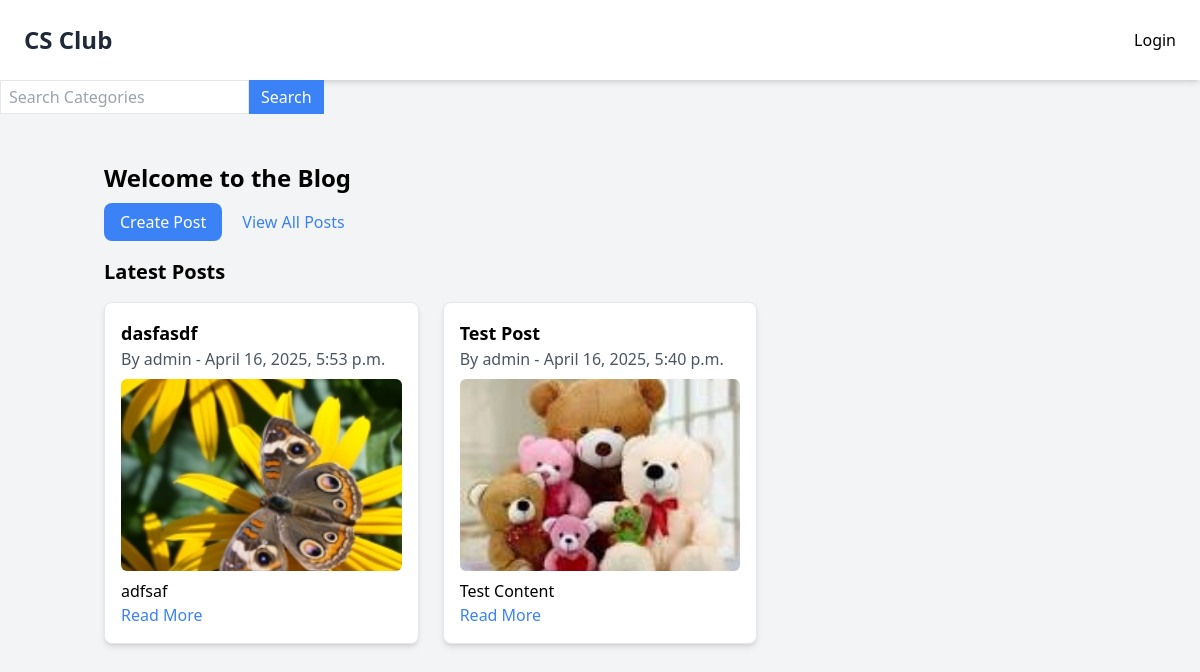
Before: / with the older database file.
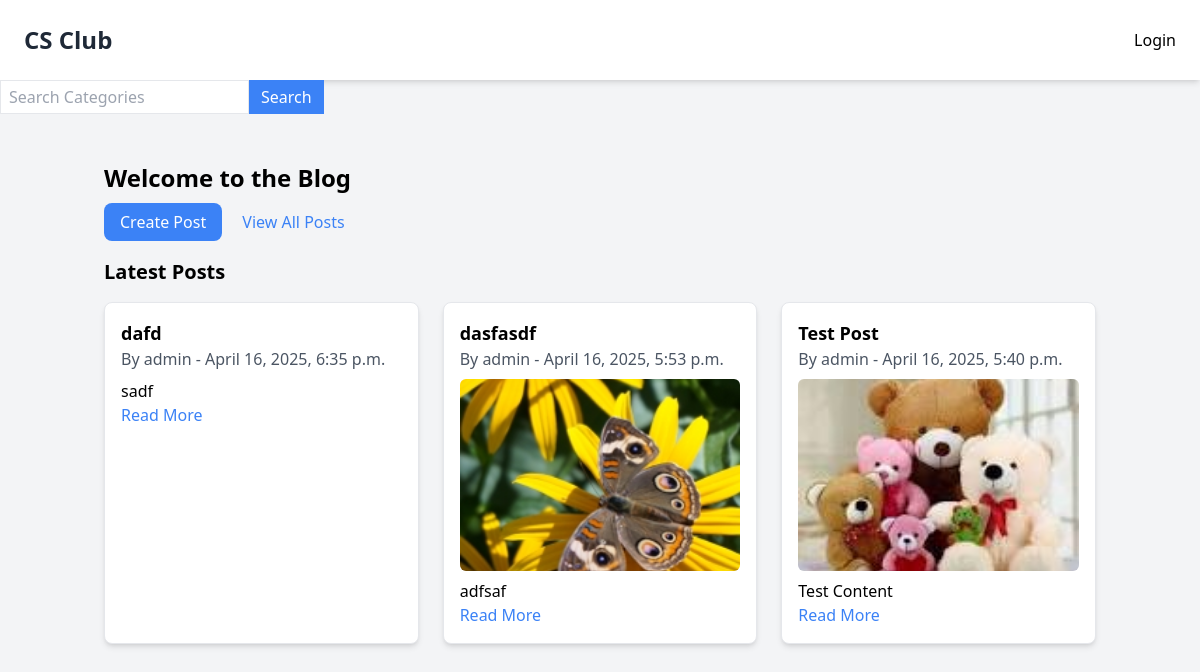
After: the same page with the newer database file.
### blog/models.py (models this page shows, shortened)
class Post(models.Model):
    title = models.CharField(max_length=255)
    content = models.TextField()
    author = models.ForeignKey(User, on_delete=models.CASCADE)
    created_at = models.DateTimeField(auto_now_add=True)
    category = models.ForeignKey('Category', on_delete=models.CASCADE)
    image = models.ImageField(upload_to='post_images/', blank=True, null=True)
    likes = models.ManyToManyField(User, related_name='liked_posts', blank=True)

### blog/views.py (the view)
# urls.py: path('', index, name="index"),
def index(request):
    latest_posts = Post.objects.order_by('-created_at')[:6]  # Get newest 6 posts
    return render(request, 'blog/index.html', {'posts': latest_posts})

### blog/templates/blog/index.html
{% extends 'blog/base.html' %}
{% block content %}
    <h1 class="text-2xl font-bold mb-4">Welcome to the Blog</h1>
    <a href="{% url 'create_post' %}" class="bg-blue-500 text-white px-4 py-2 rounded-lg hover:bg-blue-600">Create Post</a>
    <a href="{% url 'posts' %}" class="ml-4 text-blue-500 hover:underline">View All Posts</a>
    <h2 class="text-xl font-semibold mt-6">Latest Posts</h2>
    <div class="mt-4 grid grid-cols-1 md:grid-cols-2 lg:grid-cols-3 gap-6">
    {% for post in posts %}
        <div class="bg-white p-4 border rounded-lg shadow-md">
            <h3 class="text-lg font-semibold">{{ post.title }}</h3>
            <p class="text-gray-600">By {{ post.author.username }} - {{ post.created_at }}</p>
            {% if post.image %}
                <img src="{{ post.image.url }}" alt="{{ post.title }}" class="w-full h-48 object-cover rounded-md mt-2">
            {% endif %}
            <p class="mt-2">{{ post.content|truncatewords:30 }}</p>
            <a href="{% url 'post_detail' post.id %}" class="text-blue-500 hover:text-blue-700">Read More</a>
        </div>
    {% endfor %}
    </div>
{% endblock %}

Changed rows visible on the page:
added Post: title "dafd", author.username "admin", created_at "April 16, 2025, 6:35 p.m.", content "sadf"
